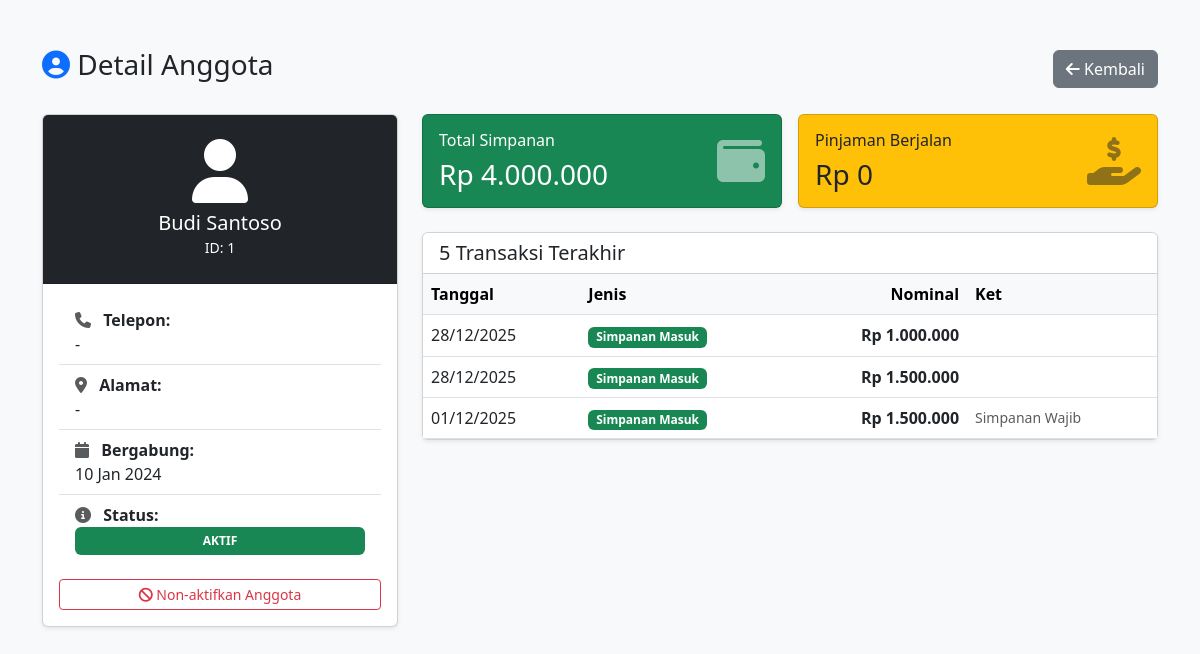
Page /anggota_detail.php?id=1 (signed in) on the earlier database version.
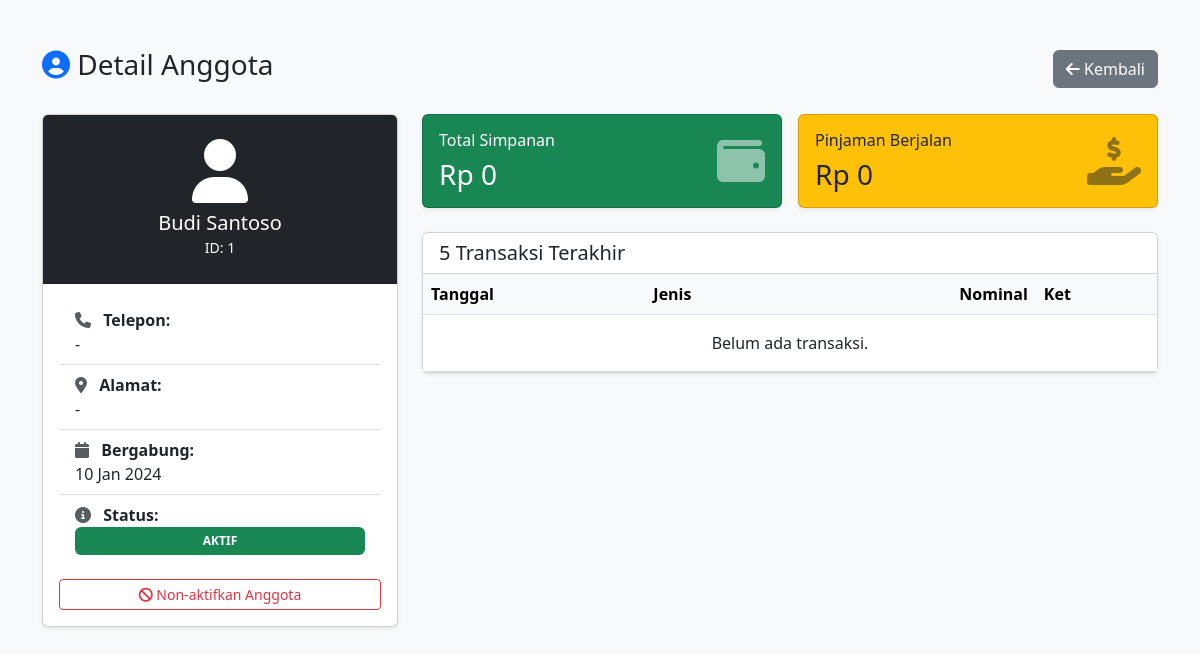
Same page on the later database version.
### tables this page shows
CREATE TABLE `members` (
  `id` int(11) NOT NULL,
  `name` varchar(100) DEFAULT NULL,
  `address` text DEFAULT NULL,
  `phone` varchar(15) DEFAULT NULL,
  `status` enum('Active','Inactive') DEFAULT 'Active',
  `joined_date` date DEFAULT NULL
);

CREATE TABLE `transactions` (
  `id` int(11) NOT NULL,
  `member_id` int(11) DEFAULT NULL,
  `type` enum('loan_out','loan_pay','saving_in','saving_out','expense') NOT NULL,
  `amount` decimal(15,2) NOT NULL,
  `trans_date` date NOT NULL,
  `description` varchar(255) DEFAULT NULL
);

### anggota_detail.php (the view, shortened to what this page needs)
<?php
include 'config.php';
$id = $_GET['id'];
$stmt = $conn->prepare("SELECT * FROM members WHERE id = ?");
$stmt->bind_param("i", $id);
$stmt->execute();
$member = $stmt->get_result()->fetch_assoc();
$save_in = $conn->query("SELECT SUM(amount) as total FROM transactions WHERE member_id=$id AND type='saving_in'")->fetch_assoc()['total'] ?? 0;
$save_out = $conn->query("SELECT SUM(amount) as total FROM transactions WHERE member_id=$id AND type='saving_out'")->fetch_assoc()['total'] ?? 0;
$total_savings = $save_in - $save_out;
$loan_out = $conn->query("SELECT SUM(amount) as total FROM transactions WHERE member_id=$id AND type='loan_out'")->fetch_assoc()['total'] ?? 0;
$loan_pay = $conn->query("SELECT SUM(amount) as total FROM transactions WHERE member_id=$id AND type='loan_pay'")->fetch_assoc()['total'] ?? 0;
$current_loan = $loan_out - $loan_pay;
$trans_sql = "SELECT * FROM transactions WHERE member_id=$id ORDER BY trans_date DESC LIMIT 5";
$history = $conn->query($trans_sql);
?>
<!DOCTYPE html>
<html lang="id">
<head>
    <link href="https://cdn.jsdelivr.net/npm/bootstrap@5.3.0/dist/css/bootstrap.min.css" rel="stylesheet">
    <link rel="stylesheet" href="https://cdnjs.cloudflare.com/ajax/libs/font-awesome/6.4.0/css/all.min.css">
</head>
<body class="bg-light">
<div class="container mt-5 mb-5">
    <div class="d-flex justify-content-between align-items-center mb-4">
        <h3><i class="fas fa-user-circle text-primary"></i> Detail Anggota</h3>
        <a href="anggota.php" class="btn btn-secondary"><i class="fas fa-arrow-left"></i> Kembali</a>
    </div>
    <div class="row">
        <div class="col-md-4">
            <div class="card shadow-sm mb-4">
                <div class="card-header bg-dark text-white text-center py-4">
                    <i class="fas fa-user fa-4x mb-2"></i>
                    <h5 class="mb-0"><?php echo $member['name']; ?></h5>
                    <small>ID: <?php echo $member['id']; ?></small>
                </div>
                <div class="card-body">
                    <ul class="list-group list-group-flush mb-3">
                        <li class="list-group-item">
                            <strong><i class="fas fa-phone me-2 text-muted"></i> Telepon:</strong><br>
                            <?php echo $member['phone'] ? $member['phone'] : '-'; ?>
                        </li>
                        <li class="list-group-item">
                            <strong><i class="fas fa-map-marker-alt me-2 text-muted"></i> Alamat:</strong><br>
                            <?php echo $member['address'] ? $member['address'] : '-'; ?>
                        </li>
                        <li class="list-group-item">
                            <strong><i class="fas fa-calendar me-2 text-muted"></i> Bergabung:</strong><br>
                            <?php echo date('d M Y', strtotime($member['joined_date'])); ?>
                        </li>
                        <li class="list-group-item">
                            <strong><i class="fas fa-info-circle me-2 text-muted"></i> Status:</strong><br>
                            <?php if($member['status'] == 'Active'): ?>
                                <span class="badge bg-success w-100 py-2">AKTIF</span>
                            <?php else: ?>
                                <span class="badge bg-danger w-100 py-2">NON-AKTIF</span>
                            <?php endif; ?>
                        </li>
                    </ul>
                    <div class="d-grid">
                        <?php if($member['status'] == 'Active'): ?>
                            <a href="anggota_detail.php?id=<?php echo $id; ?>&action=toggle_status"
                               class="btn btn-outline-danger btn-sm"
                               onclick="return confirm('Yakin ingin menonaktifkan anggota ini?');">
                                <i class="fas fa-ban"></i> Non-aktifkan Anggota
                            </a>
                        <?php endif; ?>
                    </div>
                </div>
            </div>
        </div>
        <div class="col-md-8">
            <div class="row g-3 mb-4">
                <div class="col-md-6">
                    <div class="card bg-success text-white shadow-sm h-100">
                        <div class="card-body">
                            <div class="d-flex justify-content-between align-items-center">
                                <div>
                                    <h6 class="card-title">Total Simpanan</h6>
                                    <h3 class="mb-0">Rp <?php echo number_format($total_savings, 0, ',', '.'); ?></h3>
                                </div>
                                <i class="fas fa-wallet fa-3x opacity-50"></i>
                            </div>
                        </div>
                    </div>
                </div>
                <div class="col-md-6">
                    <div class="card bg-warning text-dark shadow-sm h-100">
                        <div class="card-body">
                            <div class="d-flex justify-content-between align-items-center">
                                <div>
                                    <h6 class="card-title">Pinjaman Berjalan</h6>
                                    <h3 class="mb-0">Rp <?php echo number_format($current_loan, 0, ',', '.'); ?></h3>
                                </div>
                                <i class="fas fa-hand-holding-usd fa-3x opacity-50"></i>
                            </div>
                        </div>
                    </div>
                </div>
            </div>
            <div class="card shadow-sm">
                <div class="card-header bg-white">
                    <h5 class="mb-0">5 Transaksi Terakhir</h5>
                </div>
                <div class="table-responsive">
                    <table class="table table-hover mb-0 align-middle">
                        <thead class="table-light">
                            <tr>
                                <th>Tanggal</th>
                                <th>Jenis</th>
                                <th class="text-end">Nominal</th>
                                <th>Ket</th>
                            </tr>
                        </thead>
                        <tbody>
                            <?php if ($history->num_rows > 0): ?>
                                <?php while($t = $history->fetch_assoc()): ?>
                                <tr>
                                    <td><?php echo date('d/m/Y', strtotime($t['trans_date'])); ?></td>
                                    <td>
                                        <?php
                                        $type = $t['type'];
                                        if($type == 'saving_in') echo '<span class="badge bg-success">Simpanan Masuk</span>';
                                        elseif($type == 'saving_out') echo '<span class="badge bg-danger">Penarikan</span>';
                                        elseif($type == 'loan_out') echo '<span class="badge bg-warning text-dark">Pinjaman</span>';
                                        elseif($type == 'loan_pay') echo '<span class="badge bg-info">Bayar Cicilan</span>';
                                        ?>
                                    </td>
                                    <td class="text-end fw-bold">
                                        Rp <?php echo number_format($t['amount'], 0, ',', '.'); ?>
                                    </td>
                                    <td class="small text-muted"><?php echo $t['description']; ?></td>
                                </tr>
                                <?php endwhile; ?>
                            <?php else: ?>
                                <tr><td colspan="4" class="text-center py-3">Belum ada transaksi.</td></tr>
                            <?php endif; ?>
                        </tbody>
                    </table>
                </div>
            </div>
        </div>
    </div>
</div>
</body>
</html>

Differences in the rows shown:
removed transactions: trans_date "28/12/2025", type "Simpanan Masuk", amount "1.000.000"
removed transactions: trans_date "28/12/2025", type "Simpanan Masuk", amount "1.500.000"
removed transactions: trans_date "01/12/2025", type "Simpanan Masuk", amount "1.500.000", description "Simpanan Wajib"
Other differences:
$total_savings: "4.000.000" → "0"
text now shown: "Belum ada transaksi."
